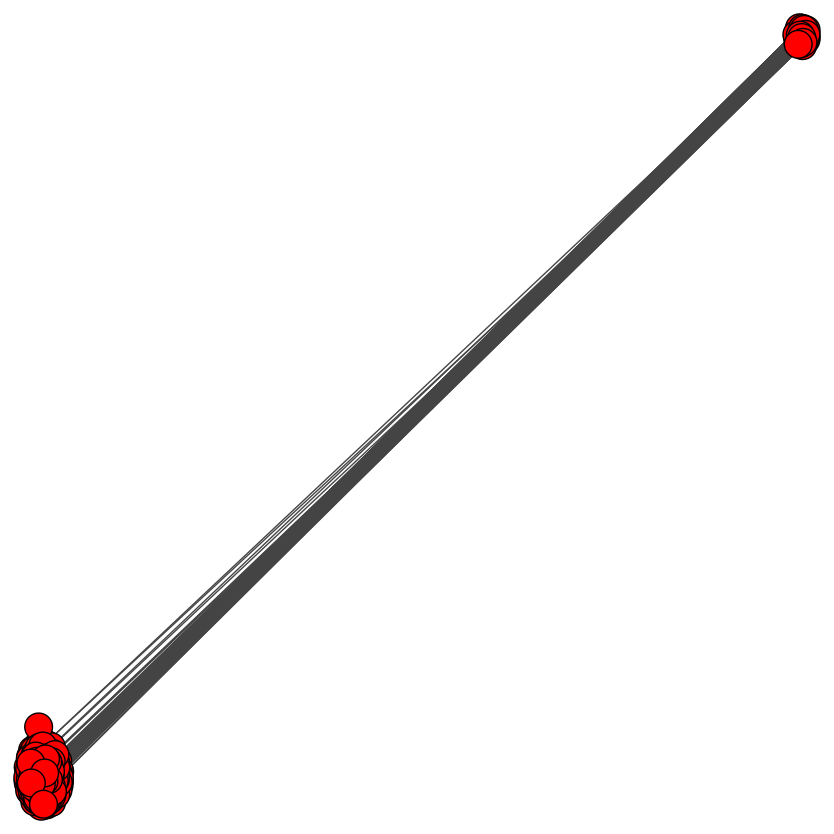

The Python source for this figure:
import numpy as np
import pandas as pd
import networkx as nx
import os
import matplotlib.pyplot as plt
import itertools
import igraph as ig
import cairocffi as cairo


def get_data():
    song_dict = {}
    word_dict = {0: "I"}
    marker_dict = {}

    # df = pd.DataFrame(columns=["song_name", "artist", "filename", "lyrics"])
    data_dict = {}

    for i, song in enumerate(os.listdir("./songs")):
        song_name = song.split(" ")[:song.split(" ").index("by")]
        song_name = " ".join(song_name)
        artist = song.split(" ")[song.split(" ").index("by")+1:]
        artist = " ".join(artist)[:-4]
        with open(f"./songs/{song}", "r") as f:
            lyrics = np.unique(f.read().replace("\n", " ").split())
        data_dict[i] = [song_name, artist, song, lyrics]
    df = pd.DataFrame.from_dict(data_dict, columns=["song_name", "artist", "filename", "lyrics"], orient="index")

    # for i, song in enumerate(os.listdir("./songs")):
    #     song_dict[i] = song
    #     with open(f"./songs/{song}", "r") as f:
    #         words = np.unique(f.read().replace("\n", " ").split())
    #         for w in words:
    #             if w not in list(word_dict.values()):
    #                 word_dict[list(word_dict.keys())[-1]+1] = w
    #             marker_dict[f"{i},{list(word_dict.keys())[list(word_dict.values()).index(w)]}"] = 1

    # data = np.zeros((len(song_dict), len(word_dict)), dtype=np.uint8)

    # for k in list(marker_dict.keys()):
    #     song_id, word_id = k.split(",")
    #     song_id = int(song_id)
    #     word_id = int(word_id)
    #     data[song_id, word_id] = 1
    # return data, (song_dict, word_dict, marker_dict)
    return df


# Data Preparation

# Assume a dataframe with columns:
#   index, song_name, artist, filename, lyrics (tokenized)
# song_df = get_data()
# song_df.to_pickle("song_data.pkl")
song_df = pd.read_pickle("song_data.pkl")
print(song_df.head())

# building data
forbidden = [",", ";", ".", ":", "(", ")", "[", "]", "#", "'"]

words = {}
for lyrics in song_df["lyrics"]:
    for word in lyrics:
        words.setdefault(word, 0)
        words[word] += 1
words = dict(sorted(words.items(), key=lambda item: item[1])[::-1])
words = list(words.keys())

song_id = {song: i for i, song in enumerate(song_df["filename"])}
word_id = {word: i for i, word in enumerate(words)}
data = np.zeros((len(song_df["filename"]), len(words)), dtype=np.uint8)

for i, song in enumerate(song_df["filename"]):
    for word in song_df["lyrics"][i]:
        data[song_id[song], word_id[word]] = 1

# from here, data is expected to be a binary matrix of shape(#songs, #total words)

edge_dict = {}
for row in data:
    ind1 = [i for i, x in enumerate(row) if x == 1]
    pairs = list(itertools.combinations(ind1, 2))
    for i, j in pairs:
        edge_dict.setdefault(f"{i},{j}", 0)
        edge_dict[f"{i},{j}"] += 1

edges = []
for k in list(edge_dict.keys()):
    i, j = k.split(",")
    i = int(i)
    j = int(j)
    if edge_dict[k] > 1:
        edges.append((i, j, edge_dict[k]))
G = nx.Graph()
G.add_weighted_edges_from(edges)

print(len(G.nodes()))
print(len(G.edges()))

g = ig.Graph.from_networkx(G)
ig.plot(g, "network.pdf")
